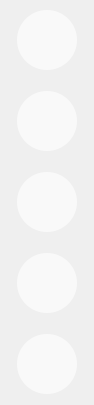
<?xml version="1.0" encoding="UTF-8"?>
<ui version="4.0">
 <class>MainWindow</class>
 <widget class="QMainWindow" name="MainWindow">
  <property name="geometry">
   <rect>
    <x>0</x>
    <y>0</y>
    <width>94</width>
    <height>405</height>
   </rect>
  </property>
  <property name="windowTitle">
   <string>MainWindow</string>
  </property>
  <property name="styleSheet">
   <string notr="true">
#frame{
	border-image: url(:/fondos/img/fondos/fondo_sin.jpg);
	border-radius:20px;
}
QPushButton{
	border-radius:30px;
	border: 0.1px solid white;
	background-color: rgba(255, 255, 255, 160);
	
}
QPushButton:pressed{
	
	background-color: rgba(66, 66, 66, 150);
	border: 0.5px solid white;
}</string>
  </property>
  <widget class="QWidget" name="main">
   <layout class="QHBoxLayout" name="horizontalLayout">
    <property name="spacing">
     <number>0</number>
    </property>
    <property name="leftMargin">
     <number>0</number>
    </property>
    <property name="topMargin">
     <number>0</number>
    </property>
    <property name="rightMargin">
     <number>0</number>
    </property>
    <property name="bottomMargin">
     <number>0</number>
    </property>
    <item>
     <widget class="QFrame" name="frame">
      <property name="frameShape">
       <enum>QFrame::StyledPanel</enum>
      </property>
      <property name="frameShadow">
       <enum>QFrame::Raised</enum>
      </property>
      <layout class="QVBoxLayout" name="verticalLayout">
       <property name="spacing">
        <number>0</number>
       </property>
       <property name="leftMargin">
        <number>0</number>
       </property>
       <property name="topMargin">
        <number>0</number>
       </property>
       <property name="rightMargin">
        <number>0</number>
       </property>
       <property name="bottomMargin">
        <number>0</number>
       </property>
       <item>
        <widget class="QWidget" name="cont1" native="true">
         <property name="minimumSize">
          <size>
           <width>92</width>
           <height>81</height>
          </size>
         </property>
         <layout class="QHBoxLayout" name="horizontalLayout_6">
          <property name="spacing">
           <number>0</number>
          </property>
          <property name="leftMargin">
           <number>0</number>
          </property>
          <property name="topMargin">
           <number>0</number>
          </property>
          <property name="rightMargin">
           <number>0</number>
          </property>
          <property name="bottomMargin">
           <number>0</number>
          </property>
          <item>
           <widget class="QPushButton" name="llamar">
            <property name="sizePolicy">
             <sizepolicy hsizetype="Minimum" vsizetype="Maximum">
              <horstretch>0</horstretch>
              <verstretch>0</verstretch>
             </sizepolicy>
            </property>
            <property name="minimumSize">
             <size>
              <width>60</width>
              <height>60</height>
             </size>
            </property>
            <property name="maximumSize">
             <size>
              <width>60</width>
              <height>60</height>
             </size>
            </property>
            <property name="text">
             <string/>
            </property>
            <property name="icon">
             <iconset>
              <normaloff>:/iconosWhite/iconsAtencion/bell-2-32.png</normaloff>:/iconosWhite/iconsAtencion/bell-2-32.png</iconset>
            </property>
            <property name="iconSize">
             <size>
              <width>26</width>
              <height>26</height>
             </size>
            </property>
           </widget>
          </item>
         </layout>
        </widget>
       </item>
       <item alignment="Qt::AlignVCenter">
        <widget class="QWidget" name="cont2" native="true">
         <property name="minimumSize">
          <size>
           <width>92</width>
           <height>81</height>
          </size>
         </property>
         <layout class="QHBoxLayout" name="horizontalLayout_2">
          <item>
           <widget class="QPushButton" name="sinTurno">
            <property name="sizePolicy">
             <sizepolicy hsizetype="Minimum" vsizetype="Maximum">
              <horstretch>0</horstretch>
              <verstretch>0</verstretch>
             </sizepolicy>
            </property>
            <property name="minimumSize">
             <size>
              <width>60</width>
              <height>60</height>
             </size>
            </property>
            <property name="maximumSize">
             <size>
              <width>60</width>
              <height>60</height>
             </size>
            </property>
            <property name="text">
             <string/>
            </property>
            <property name="icon">
             <iconset>
              <normaloff>:/iconosWhite/iconsAtencion/check-mark-7-32.png</normaloff>:/iconosWhite/iconsAtencion/check-mark-7-32.png</iconset>
            </property>
            <property name="iconSize">
             <size>
              <width>26</width>
              <height>26</height>
             </size>
            </property>
           </widget>
          </item>
         </layout>
        </widget>
       </item>
       <item>
        <widget class="QWidget" name="cont3" native="true">
         <property name="minimumSize">
          <size>
           <width>92</width>
           <height>81</height>
          </size>
         </property>
         <layout class="QHBoxLayout" name="horizontalLayout_3">
          <item>
           <widget class="QPushButton" name="conTurno">
            <property name="sizePolicy">
             <sizepolicy hsizetype="Minimum" vsizetype="Maximum">
              <horstretch>0</horstretch>
              <verstretch>0</verstretch>
             </sizepolicy>
            </property>
            <property name="minimumSize">
             <size>
              <width>60</width>
              <height>60</height>
             </size>
            </property>
            <property name="maximumSize">
             <size>
              <width>60</width>
              <height>60</height>
             </size>
            </property>
            <property name="text">
             <string/>
            </property>
            <property name="icon">
             <iconset>
              <normaloff>:/iconosWhite/iconsAtencion/letter-t-24.png</normaloff>:/iconosWhite/iconsAtencion/letter-t-24.png</iconset>
            </property>
            <property name="iconSize">
             <size>
              <width>26</width>
              <height>26</height>
             </size>
            </property>
           </widget>
          </item>
         </layout>
        </widget>
       </item>
       <item>
        <widget class="QWidget" name="cont4" native="true">
         <property name="minimumSize">
          <size>
           <width>92</width>
           <height>81</height>
          </size>
         </property>
         <layout class="QHBoxLayout" name="horizontalLayout_4">
          <item>
           <widget class="QPushButton" name="settings">
            <property name="minimumSize">
             <size>
              <width>60</width>
              <height>60</height>
             </size>
            </property>
            <property name="maximumSize">
             <size>
              <width>60</width>
              <height>60</height>
             </size>
            </property>
            <property name="text">
             <string/>
            </property>
            <property name="icon">
             <iconset>
              <normaloff>:/iconosWhite/iconsAtencion/settings-5-32.png</normaloff>:/iconosWhite/iconsAtencion/settings-5-32.png</iconset>
            </property>
            <property name="iconSize">
             <size>
              <width>26</width>
              <height>26</height>
             </size>
            </property>
           </widget>
          </item>
         </layout>
        </widget>
       </item>
       <item>
        <widget class="QWidget" name="cont5" native="true">
         <property name="minimumSize">
          <size>
           <width>92</width>
           <height>81</height>
          </size>
         </property>
         <layout class="QHBoxLayout" name="horizontalLayout_5">
          <item>
           <widget class="QPushButton" name="exit">
            <property name="minimumSize">
             <size>
              <width>60</width>
              <height>60</height>
             </size>
            </property>
            <property name="maximumSize">
             <size>
              <width>60</width>
              <height>60</height>
             </size>
            </property>
            <property name="text">
             <string/>
            </property>
            <property name="icon">
             <iconset resource="../src/fondos.qrc">
              <normaloff>:/iconosWhite/img/iconsAtencion/x-mark-3-32.png</normaloff>:/iconosWhite/img/iconsAtencion/x-mark-3-32.png</iconset>
            </property>
            <property name="iconSize">
             <size>
              <width>32</width>
              <height>32</height>
             </size>
            </property>
           </widget>
          </item>
         </layout>
        </widget>
       </item>
      </layout>
     </widget>
    </item>
   </layout>
  </widget>
 </widget>
 <resources>
  <include location="../src/fondos.qrc"/>
 </resources>
 <connections/>
</ui>
